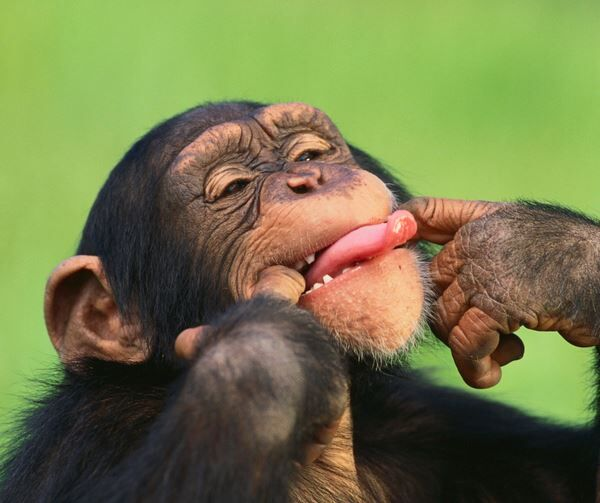
//> input picture DistanceTransform/image.jpeg, 600 x 503 px
$ ./prova ../DistanceTransform/image.jpeg ../DistanceTransform/image.jpeg ../DistanceTransform/image.jpeg   (built with g++ and OpenCV 4)
//> lines starting //> are read from the running program, lines starting //| are printed output that depends on the picture; after the words box and inside, x2 and y2 are one past the last pixel; in counts of white or black regions, pixels touching at a corner belong together
/*
Sottrazione dello sfondo
*/
#include <iostream>
#include <cmath>
#include "opencv2/highgui/highgui.hpp"
#include "opencv2/imgproc/imgproc.hpp"

using namespace std;
using namespace cv;

void removeBackground(Mat image1, Mat image2, Mat image3, int n);

int main(int argc, char **argv)
{
  if(argv[1] == nullptr &&
    argv[2] == nullptr &&
    argv[3] == nullptr)
  {
    cerr <<"Inserire 3 immagini come tre argomenti" << endl;
    exit(-1);
  }

  Mat img1, img2, img3;

  img1 = imread(argv[1], IMREAD_GRAYSCALE);
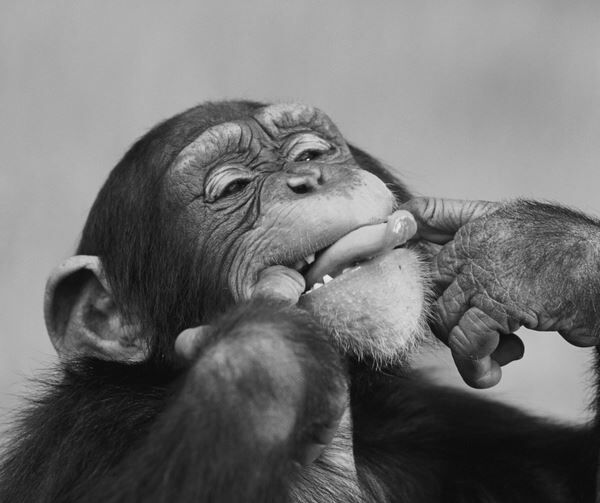
//> img1: 503 rows x 600 cols, CV_8UC1; min 3, max 246, mean 113.7
  img2 = imread(argv[2], IMREAD_GRAYSCALE);
  img3 = imread(argv[3], IMREAD_GRAYSCALE);

  removeBackground(img1, img2, img3, argc);

  waitKey();
  return 0;
}

void removeBackground(Mat image1, Mat image2, Mat image3, int n)
{
//> called with n = 4
  Mat bg = (image1+image2+image3)/n;
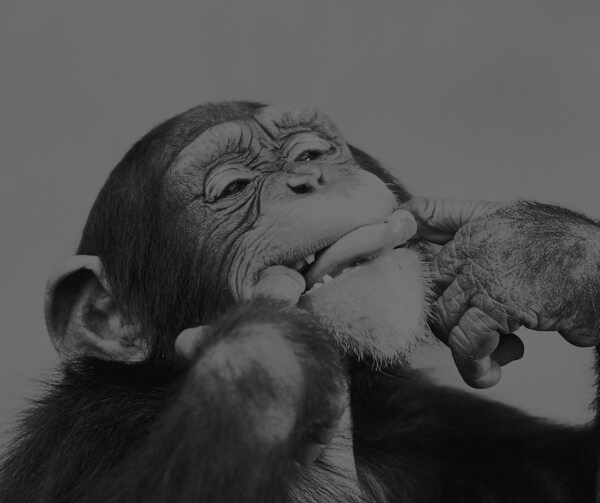
//> bg: 503 rows x 600 cols, CV_8UC1; min 2, max 125, mean 74.9
  Mat mask = Mat::zeros(image1.size(), image1.type());

  Mat out;

  int row = image1.rows;
//> row = 503
  int col = image1.cols;
//> col = 600

  for(int i = 0; i < row; i++)
  {
    for(int j = 0; j < col; j++)
    {
      if(abs(image2.at<uchar>(i,j)-bg.at<uchar>(i,j)) > 45)
      {
        mask.at<uchar>(i,j) = 255;
      }
    }
  }
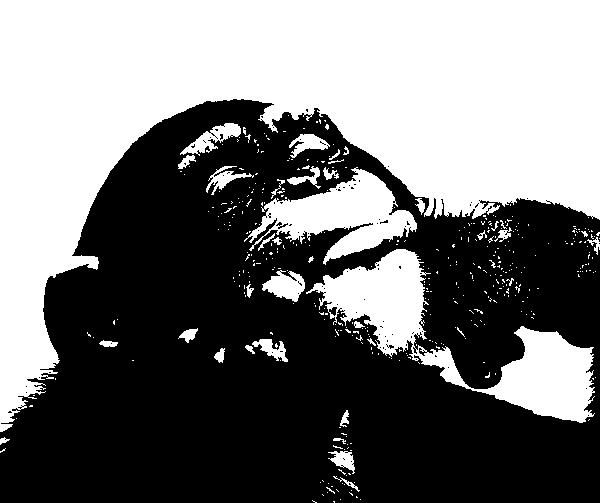
//> mask: 503 rows x 600 cols, CV_8UC1; 46.3% white; 415 white regions (378 under 20 px), largest, box (x1, y1, x2, y2) and area: (0, 0, 600, 432) 112131, (306, 249, 595, 423) 14283, (244, 167, 417, 265) 7094

  Mat bg1 = (bg+image3)/n-1;
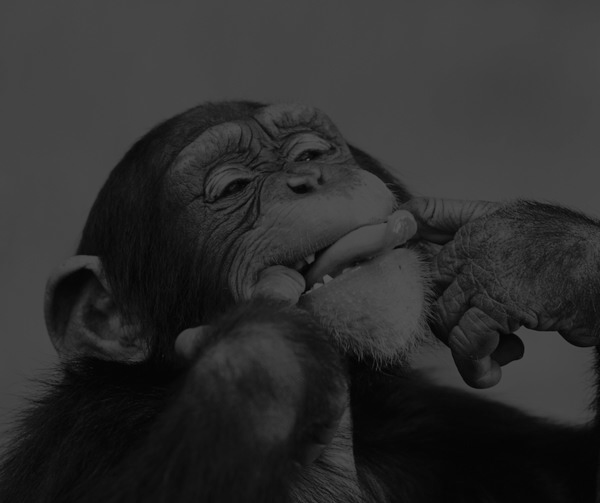
//> bg1: 503 rows x 600 cols, CV_8UC1; min 0, max 92, mean 46.2
  Mat mask1 = Mat::zeros(image2.size(), image2.type());

  for(int i = 0; i < row; i++)
  {
    for(int j = 0; j < col; j++)
    {
      if(abs(image3.at<uchar>(i,j)-bg1.at<uchar>(i,j)) > 22)
      {
        mask1.at<uchar>(i,j) = 255;
      }
    }
  }
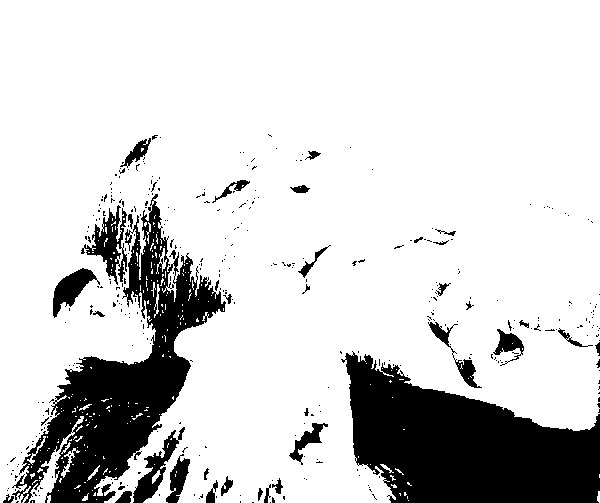
//> mask1: 503 rows x 600 cols, CV_8UC1; 82.5% white; 363 black regions (326 under 20 px), largest, box (x1, y1, x2, y2) and area: (341, 351, 600, 503) 24376, (12, 194, 226, 503) 19758, (81, 205, 127, 285) 1358

  imshow("Sfondo 0", bg);
  imshow("Sfondo 1", bg1);
  imshow("Maschera 0", mask);
  imshow("Maschera 1", mask1);
}
